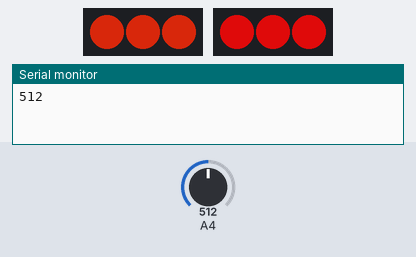
Bench run of a sketch on a simulated Arduino Uno, built with avr-gcc and run on an emulated ATmega328P. Parts: 2 × 3 RGB LEDs in strip order, left to right, the last lines printed to the serial monitor. Inputs (shaded band) come from the test bench; at power-on: A4 = 512. Dim RGB values are drawn brighter than linear.

Above: at 0.06 s.
At 4.41 s:
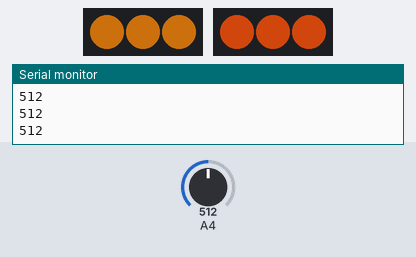
Timing chart, 0 to 8.3 s (numbered marks = the images above):
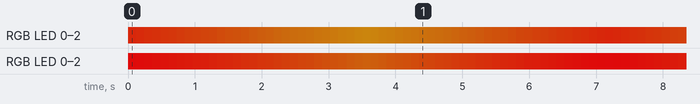

Measured:
- by itself, RGB LED 0–2: off → RGB(157, 7, 7) at 0.00 s, → RGB(156, 8, 7) 0.12 s later, → RGB(154, 9, 7) 0.12 s later, → RGB(152, 11, 7) 0.12 s later, … (331 changes in this stretch)
- by itself, RGB LED 0–2: off → RGB(138, 25, 7) at 0.00 s, → RGB(137, 27, 7) 0.12 s later, → RGB(135, 29, 7) 0.12 s later, → RGB(133, 30, 7) 0.12 s later, … (331 changes in this stretch)
- by itself, everything shown: repeats every 7.3 s, in 60 steps

The sketch:

flora-neo-test.ino
```cpp
/*
 *  We want the yellow-orange colors
 *  12 - 40 approx
 *
 */

#include <FastLED.h>
#define NUM_LEDS 3

CRGB a_leds[NUM_LEDS];
CRGB b_leds[NUM_LEDS];

// Here are variables to control the colors
static uint8_t low_color = 12;
static uint8_t high_color = 40;

boolean going_up = true;
static uint8_t b = low_color;
static uint8_t cb = low_color;

void setup() {
  pinMode(12, INPUT);

  FastLED.addLeds<NEOPIXEL, 1>(a_leds, NUM_LEDS);
  FastLED.addLeds<NEOPIXEL, 10>(b_leds, NUM_LEDS);

  Serial.begin(9600);
}

void loop() {
  Serial.println(analogRead(12));

  for (int i = 0; i < NUM_LEDS; i++) {
    cb = b;

    a_leds[i] = CHSV( cb , 200 , 200 );
    b_leds[i] = CHSV( cb -12, 200 , 200 );
  }

  if (going_up) {
    b++;
  } else {
    b--;
  }

  if (b > high_color) {
    going_up = false;
  } else if (b < low_color) {
    going_up = true;
  }

  FastLED.show();

  delay(120);
}
```
